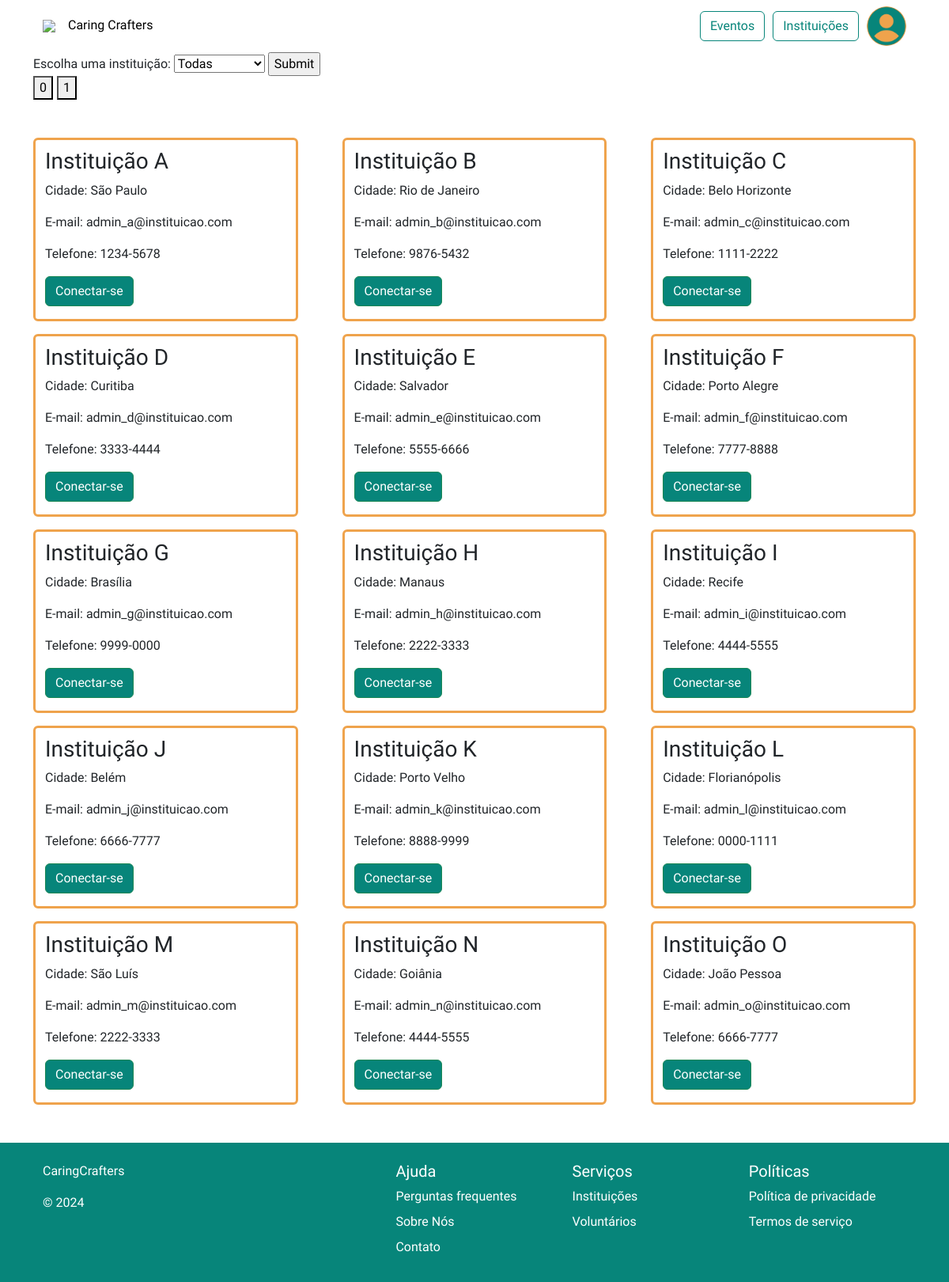
The page /instituicoes_cards.php (signed in) on the database its author committed.
### tables this page shows
CREATE TABLE Instituicao (
    id_Inst INTEGER PRIMARY KEY AUTO_INCREMENT,
    nomeFantasia VARCHAR(100) NOT NULL,
    nomeAdministrador VARCHAR(100) NOT NULL,
    email VARCHAR(100) NOT NULL UNIQUE,
    telefone VARCHAR(50) NOT NULL,
    cep VARCHAR(20) NOT NULL,
    cidade VARCHAR(100) NOT NULL,
    razaoSocial VARCHAR(100) NOT NULL,
    cnpj VARCHAR(20) NOT NULL,
    dataFundacao DATE NOT NULL,
    capitalSocial VARCHAR(100) NOT NULL,
    horaInicial TIME,
    horaFinal TIME,
    sobre TEXT,
    foto MEDIUMBLOB NULL,
    senha VARCHAR(32) NOT NULL
);

### instituicoes_cards.php (the view, shortened to what this page needs)
<!DOCTYPE html>
<?php
$page = isset($_GET['page']) ? $_GET['page'] : '0';
$page = $page *15;
$instFIlter = isset($_SESSION['idInst']) ? $_SESSION['idInst'] : '';
?>
<html lang="pt-BR">
<head>
    <link rel="stylesheet" href="./style/setup.css">
    <link rel="stylesheet" href="./style/events.css">
</head>
<body>
    <main >
        <?php
        if (!isset($_SESSION['id'])) {
            include('./components/navbar_index.php');
        } else {
            if($_SESSION['tipoCadastro'] === 'usuario') {
                include("./components/navbar_logado_usuario.php");
            } else if ($_SESSION['tipoCadastro'] === 'instituicao') {
                include("./components/navbar_logado_instituicao.php");
            }
        }
        include('./banco_de_dados/connectTeste.php');
        $sql = "SELECT nomeFantasia FROM Instituicao";
        $resultInst = $conn->query($sql);
        ?>
        <div class="container">
            <form action="./banco_de_dados/filterEvents.php" method="POST">
                <label for="institutions">Escolha uma instituição:</label>
                <select name="institutions" id="institutions">
                    <?php
            if ($resultInst->num_rows > 0) {
                echo "<option value='SelectAll'>Todas</option>";
            } else {
                echo "<option value=''>No institutions found</option>";
            }
            ?>
        </select>
            <input type="submit" value="Submit">
        </form>
        <?php
        if ($instFIlter == "") {
            $sql = "SELECT COUNT(*) AS total_institutions FROM instituicao";
        }
        else{
            $sql = "SELECT COUNT(*) AS total_institutions FROM instituicao WHERE id_Inst = ".$instFIlter.";";
        }
        $result = $conn->query($sql);
        if ($result->num_rows > 0) {
            $row = $result->fetch_assoc();
            $total_events = $row["total_institutions"];
        } else {
            echo "0 institutions";
        }
        $numberOfPages = floor($total_events/15);
        if ($total_events%15 != 0) {
            $numberOfPages++;
        }
        for ($i=0; $i < $numberOfPages; $i++) {
            echo "<a href='instituicoes_cards.php?page=".$i."' style='margin-right: 5px;'><button  id='".$i."'>".$i."</button></a>";
        }
        ?>
        </div>
        <section class="cards container d-flex flex-row flex-wrap justify-content-start  my-5">
            <?php
        loadContent($page,$instFIlter)
        ?>
        </section>
        </main>
    <?php include('./components/footer.php'); ?>
    <?php
function loadContent($pagination,$instFIlter) {
    include('./banco_de_dados/connectTeste.php');
    if ($instFIlter == "") {
        $sql = "SELECT * FROM instituicao LIMIT ".$pagination.",15";
    }
    else{
        $sql = "SELECT * FROM instituicao WHERE id_Inst = ".$instFIlter." LIMIT ".$pagination.",15";
    }
    $result = $conn->query($sql);
    if ($result->num_rows > 0) {
            while($row = $result->fetch_assoc()) {
                echo "<div class='card container' style='border: solid #efa34c'>";
                echo "<h3 style=\"margin-top: 10px;\">" . $row["nomeFantasia"] . "</h3>";
                echo "<p>Cidade: " . $row["cidade"] . "</p>";
                echo "<p>E-mail: " . $row["email"] . "</p>";
                echo "<p>Telefone: " . $row["telefone"] . "</p>";
                echo "<a href=''><button class=\"btn btn-success mb-3\">Conectar-se</button></a>";
                echo "</div>";
            }
        } else {
            echo "0 results";
        }
    }
    ?>
</body>
</html>

### style/setup.css (style rules this page uses)
* { font-family: "Oswald", sans-serif; font-optical-sizing: auto; }
.btn-success { background-color: #07857a !important; }

### style/events.css (style rules this page uses)
.card { width: 30% !important; margin: 0 !important; justify-self: start !important; }
.cards { column-gap: 5%; row-gap: 1rem; }

### rows shown on the page
instituicao: nomeFantasia "Instituição A", cidade "São Paulo", email "admin_a@instituicao.com", telefone "1234-5678"
instituicao: nomeFantasia "Instituição B", cidade "Rio de Janeiro", email "admin_b@instituicao.com", telefone "9876-5432"
instituicao: nomeFantasia "Instituição C", cidade "Belo Horizonte", email "admin_c@instituicao.com", telefone "1111-2222"
instituicao: nomeFantasia "Instituição D", cidade "Curitiba", email "admin_d@instituicao.com", telefone "3333-4444"
instituicao: nomeFantasia "Instituição E", cidade "Salvador", email "admin_e@instituicao.com", telefone "5555-6666"
instituicao: nomeFantasia "Instituição F", cidade "Porto Alegre", email "admin_f@instituicao.com", telefone "7777-8888"
instituicao: nomeFantasia "Instituição G", cidade "Brasília", email "admin_g@instituicao.com", telefone "9999-0000"
instituicao: nomeFantasia "Instituição H", cidade "Manaus", email "admin_h@instituicao.com", telefone "2222-3333"
instituicao: nomeFantasia "Instituição I", cidade "Recife", email "admin_i@instituicao.com", telefone "4444-5555"
instituicao: nomeFantasia "Instituição J", cidade "Belém", email "admin_j@instituicao.com", telefone "6666-7777"
instituicao: nomeFantasia "Instituição K", cidade "Porto Velho", email "admin_k@instituicao.com", telefone "8888-9999"
instituicao: nomeFantasia "Instituição L", cidade "Florianópolis", email "admin_l@instituicao.com", telefone "0000-1111"
instituicao: nomeFantasia "Instituição M", cidade "São Luís", email "admin_m@instituicao.com", telefone "2222-3333"
instituicao: nomeFantasia "Instituição N", cidade "Goiânia", email "admin_n@instituicao.com", telefone "4444-5555"
instituicao: nomeFantasia "Instituição O", cidade "João Pessoa", email "admin_o@instituicao.com", telefone "6666-7777"
